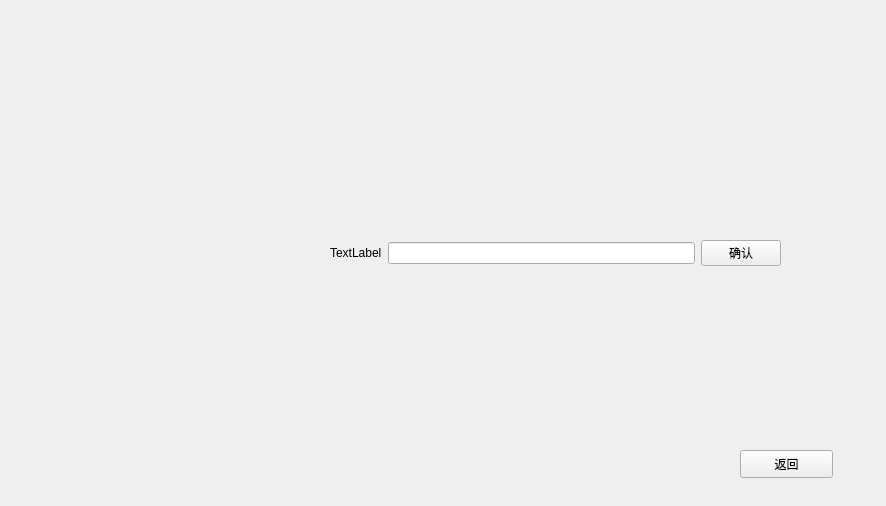
<?xml version="1.0" encoding="UTF-8"?>
<ui version="4.0">
 <class>SubMenu</class>
 <widget class="QWidget" name="SubMenu">
  <property name="geometry">
   <rect>
    <x>0</x>
    <y>0</y>
    <width>886</width>
    <height>506</height>
   </rect>
  </property>
  <property name="windowTitle">
   <string>Form</string>
  </property>
  <widget class="QWidget" name="widget" native="true">
   <property name="geometry">
    <rect>
     <x>330</x>
     <y>230</y>
     <width>451</width>
     <height>46</height>
    </rect>
   </property>
   <layout class="QHBoxLayout" name="horizontalLayout">
    <item>
     <widget class="QLabel" name="insert_label">
      <property name="text">
       <string>TextLabel</string>
      </property>
     </widget>
    </item>
    <item>
     <widget class="QLineEdit" name="insert_line"/>
    </item>
    <item>
     <widget class="QPushButton" name="confirm_ptn">
      <property name="text">
       <string>确认</string>
      </property>
     </widget>
    </item>
   </layout>
  </widget>
  <widget class="QPushButton" name="back_ptn">
   <property name="geometry">
    <rect>
     <x>740</x>
     <y>450</y>
     <width>93</width>
     <height>28</height>
    </rect>
   </property>
   <property name="text">
    <string>返回</string>
   </property>
  </widget>
 </widget>
 <resources/>
 <connections/>
</ui>
